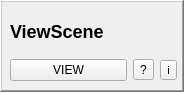
<?xml version="1.0" encoding="UTF-8"?>
<ui version="4.0">
 <class>ViewSceneModule</class>
 <widget class="QFrame" name="ViewSceneModule">
  <property name="geometry">
   <rect>
    <x>0</x>
    <y>0</y>
    <width>184</width>
    <height>92</height>
   </rect>
  </property>
  <property name="sizePolicy">
   <sizepolicy hsizetype="Minimum" vsizetype="Minimum">
    <horstretch>0</horstretch>
    <verstretch>0</verstretch>
   </sizepolicy>
  </property>
  <property name="windowTitle">
   <string>Frame</string>
  </property>
  <property name="autoFillBackground">
   <bool>false</bool>
  </property>
  <property name="frameShape">
   <enum>QFrame::WinPanel</enum>
  </property>
  <property name="frameShadow">
   <enum>QFrame::Raised</enum>
  </property>
  <property name="lineWidth">
   <number>5</number>
  </property>
  <property name="midLineWidth">
   <number>0</number>
  </property>
  <widget class="QWidget" name="layoutWidget">
   <property name="geometry">
    <rect>
     <x>10</x>
     <y>10</y>
     <width>167</width>
     <height>71</height>
    </rect>
   </property>
   <layout class="QVBoxLayout" name="verticalLayout_2">
    <property name="spacing">
     <number>6</number>
    </property>
    <item>
     <layout class="QVBoxLayout" name="verticalLayout">
      <property name="topMargin">
       <number>0</number>
      </property>
      <property name="bottomMargin">
       <number>0</number>
      </property>
      <item>
       <widget class="QLabel" name="titleLabel_">
        <property name="lineWidth">
         <number>-4</number>
        </property>
        <property name="text">
         <string>&lt;b&gt;&lt;h2&gt;ViewScene&lt;/h2&gt;&lt;/b&gt;</string>
        </property>
       </widget>
      </item>
      <item>
       <layout class="QHBoxLayout" name="horizontalLayout">
        <item>
         <widget class="QPushButton" name="viewButton_">
          <property name="text">
           <string>VIEW</string>
          </property>
         </widget>
        </item>
        <item>
         <widget class="QToolButton" name="helpButton_">
          <property name="text">
           <string>?</string>
          </property>
         </widget>
        </item>
        <item>
         <widget class="QToolButton" name="logButton_">
          <property name="font">
           <font>
            <family>MS Shell Dlg 2</family>
            <pointsize>8</pointsize>
           </font>
          </property>
          <property name="text">
           <string>i</string>
          </property>
         </widget>
        </item>
       </layout>
      </item>
     </layout>
    </item>
   </layout>
  </widget>
 </widget>
 <resources/>
 <connections/>
</ui>
